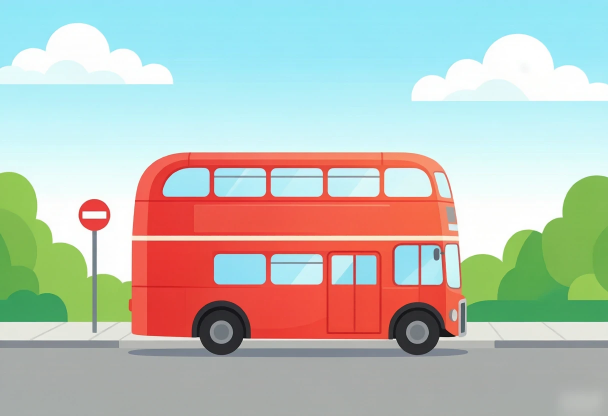
#> input picture books/bus/assets/01_parts_c.webp, 1216 x 832 px, found by its file name (shown at 1/2 size)
$ python gen_schoolbus_overlays.py
#> lines starting #> are read from the running program, lines starting #| are printed output that depends on the picture
#!/usr/bin/env python3
# -*- coding: utf-8 -*-
"""Generate books/schoolbus/overlays.js with ADAPTIVE-BUBBLE hotspot data.
For each hotspot we sample the illustration behind it (PIL) and compute the
relative luminance, then set bg:'light' (bright bg -> dark navy bubble) or
bg:'dark' (dark bg -> light cream bubble). Deterministic, no runtime CORS.
"""
import os
from PIL import Image

ROOT = "C:/Users/Administrator/WorkBuddy/cesar_agent_fold/kids-books"
BOOK = "schoolbus"
ASSETS = os.path.join(ROOT, "books", BOOK, "assets")
OUT = os.path.join(ROOT, "books", BOOK, "overlays.js")

# key -> illustration filename
IMG = {
    'sb_parts':    '01_parts_c.webp',
    'sb_driver':   '02_driver_c.webp',
    'sb_inside':   '03_inside_c.webp',
    'sb_wheels':   '04_wheels_c.webp',
    'sb_stopsign': '05_stopsign_c.webp',
    'sb_doors':    '06_doors_c.webp',
    'sb_aide':     '07_aide_c.webp',
    'sb_road':     '08_road_c.webp',
    'sb_arrive':   '09_arrive_c.webp',
    'sb_vocab':    '10_vocab_c.webp',
}

# hotspot data per page. px,py = IMAGE pixel coords (1216x832).
# Coordinates were visually calibrated against the generated illustrations.
HOT = {
    'sb_parts': [
        dict(px=600, py=420, name='Windows', nameZh='车窗',
             fact='where we look out', factZh='看风景的窗',
             line="Look out through me — what do you see?", lineZh='透过我看——你看到了什么？', lineKey='sb_parts_0'),
        dict(px=230, py=520, name='Friendly face', nameZh='车头笑脸',
             fact='the front with lights and window', factZh='有灯和窗的车头',
             line="Beep beep! I'm the friendly front of the bus.", lineZh='嘀嘀！我是巴士友好的车头。', lineKey='sb_parts_1'),
        dict(px=350, py=680, name='Wheels', nameZh='车轮',
             fact='the tires that roll the bus', factZh='让巴士滚动的轮胎',
             line="We roll and roll to move the bus!", lineZh='我们滚滚滚，带着巴士走！', lineKey='sb_parts_2'),
        dict(px=420, py=520, name='Stop sign', nameZh='停车牌',
             fact='swings out to stop cars', factZh='伸出去让车停下',
             line="When I pop out, cars must wait!", lineZh='我一伸出来，车车都要等！', lineKey='sb_parts_3'),
    ],
    'sb_driver': [
        dict(px=820, py=470, name='Driver', nameZh='司机',
             fact='the person who drives', factZh='开车的人',
             line="I keep everyone safe on the road.", lineZh='我保证大家在路上都安全。', lineKey='sb_driver_0'),
        dict(px=620, py=590, name='Steering wheel', nameZh='方向盘',
             fact='turns the bus', factZh='转动巴士',
             line="Turn me to steer the bus!", lineZh='转我，巴士就转弯！', lineKey='sb_driver_1'),
        dict(px=420, py=260, name='Windshield', nameZh='挡风玻璃',
             fact='the big front window', factZh='前面的大窗',
             line="I show the driver the road ahead.", lineZh='我让司机看到前面的路。', lineKey='sb_driver_2'),
        dict(px=520, py=620, name='Dashboard', nameZh='仪表盘',
             fact='dials that show speed', factZh='显示速度的仪表',
             line="My dials show how fast we go.", lineZh='我的仪表显示开多快。', lineKey='sb_driver_3'),
    ],
    'sb_inside': [
        dict(px=650, py=520, name='Seats', nameZh='座位',
             fact='cozy seats in rows', factZh='一排排舒服的座位',
             line="Sit here with your friends!", lineZh='和好朋友坐在这里吧！', lineKey='sb_inside_0'),
        dict(px=590, py=760, name='Aisle', nameZh='走道',
             fact='the walkway in the middle', factZh='中间的走道',
             line="Walk down me to your seat.", lineZh='沿着我走到你的座位。', lineKey='sb_inside_1'),
        dict(px=950, py=420, name='Window', nameZh='车窗',
             fact='where we look out', factZh='看外面的窗',
             line="Look outside with me!", lineZh='和我一起看外面！', lineKey='sb_inside_2'),
        dict(px=540, py=500, name='Friend', nameZh='小伙伴',
             fact='a happy child on board', factZh='车上的开心小朋友',
             line="Hi! I'm riding to school!", lineZh='嗨！我正坐车去幼儿园！', lineKey='sb_inside_3'),
    ],
    'sb_wheels': [
        dict(px=400, py=470, name='Tire', nameZh='轮胎',
             fact='thick rubber that grips road', factZh='抓路面的厚橡胶',
             line="My rubber grips the road tightly!", lineZh='我的橡胶紧紧抓着路面！', lineKey='sb_wheels_0'),
        dict(px=500, py=480, name='Hubcap', nameZh='轮毂',
             fact='shiny metal center', factZh='亮亮的金属中心',
             line="I spin round and round!", lineZh='我转呀转！', lineKey='sb_wheels_1'),
        dict(px=290, py=440, name='Treads', nameZh='胎纹',
             fact='grooves that stop slipping', factZh='防滑的凹槽',
             line="My grooves help the bus not slip.", lineZh='我的花纹让巴士不打滑。', lineKey='sb_wheels_2'),
        dict(px=620, py=780, name='Road', nameZh='马路',
             fact='the street the bus drives on', factZh='巴士行驶的马路',
             line="Smooth and strong — that's me!", lineZh='又平又结实——就是我！', lineKey='sb_wheels_3'),
    ],
    'sb_stopsign': [
        dict(px=430, py=530, name='Stop sign', nameZh='停车牌',
             fact='red sign that stops cars', factZh='让车停下的红牌',
             line="Stop! Wait for the children!", lineZh='停！等小朋友们先过！', lineKey='sb_stopsign_0'),
        dict(px=450, py=230, name='Flashing light', nameZh='警示灯',
             fact='yellow light that warns', factZh='提醒的黄色灯',
             line="Blink blink! Cars, please wait!", lineZh='眨呀眨！车车请等一下！', lineKey='sb_stopsign_1'),
        dict(px=1050, py=620, name='Car', nameZh='小汽车',
             fact='waits behind the bus', factZh='在巴士后面等',
             line="I wait for the bus to finish.", lineZh='我等着巴士先走完。', lineKey='sb_stopsign_2'),
        dict(px=650, py=500, name='Bus', nameZh='巴士',
             fact='our safe yellow friend', factZh='安全的黄色朋友',
             line="Hop on when it's safe!", lineZh='安全的时候上来吧！', lineKey='sb_stopsign_3'),
    ],
    'sb_doors': [
        dict(px=500, py=500, name='Door', nameZh='车门',
             fact='opens to let children off', factZh='打开让小朋友下车',
             line="Open sesame — step down!", lineZh='开门啦——下台阶！', lineKey='sb_doors_0'),
        dict(px=560, py=650, name='Child', nameZh='小朋友',
             fact='hops down the steps', factZh='跳下台阶的孩子',
             line="Bye bye, driver! See you!", lineZh='拜拜司机！明天见！', lineKey='sb_doors_1'),
        dict(px=300, py=380, name='Driver', nameZh='司机',
             fact='waves from the cab', factZh='在驾驶室挥手',
             line="Have a great day at school!", lineZh='在幼儿园玩得开心！', lineKey='sb_doors_2'),
        dict(px=850, py=300, name='Kindergarten', nameZh='幼儿园',
             fact='the school we go to', factZh='我们要去的幼儿园',
             line="Welcome to our kindergarten!", lineZh='欢迎来到我们的幼儿园！', lineKey='sb_doors_3'),
    ],
    'sb_aide': [
        dict(px=450, py=520, name='Bus aide', nameZh='随车老师',
             fact='helps the children', factZh='照顾小朋友',
             line="I help every child feel safe!", lineZh='我让每个小朋友都安心！', lineKey='sb_aide_0'),
        dict(px=620, py=560, name='Child', nameZh='小朋友',
             fact='gets help with the belt', factZh='被帮忙系安全带',
             line="Thank you for helping me!", lineZh='谢谢你帮我！', lineKey='sb_aide_1'),
        dict(px=650, py=560, name='Seat', nameZh='座位',
             fact='where the child sits', factZh='小朋友坐的位子',
             line="Sit down and buckle up!", lineZh='坐下，系好安全带！', lineKey='sb_aide_2'),
        dict(px=950, py=420, name='Window', nameZh='车窗',
             fact='sunny view outside', factZh='外面阳光的风景',
             line="Look — the sun is shining!", lineZh='看——太阳出来啦！', lineKey='sb_aide_3'),
    ],
    'sb_road': [
        dict(px=1080, py=300, name='Traffic light', nameZh='红绿灯',
             fact='red means stop, green go', factZh='红灯停绿灯行',
             line="Red means stop, green means go!", lineZh='红灯停，绿灯行！', lineKey='sb_road_0'),
        dict(px=1050, py=680, name='Car', nameZh='小汽车',
             fact='shares the road', factZh='一起走的小汽车',
             line="Vroom — sharing the road!", lineZh='呜——一起走！', lineKey='sb_road_1'),
        dict(px=700, py=770, name='Crosswalk', nameZh='斑马线',
             fact='where people cross', factZh='行人过马路的地方',
             line="Walk here, nice and slow.", lineZh='在这里慢慢走。', lineKey='sb_road_2'),
        dict(px=850, py=500, name='Bus', nameZh='巴士',
             fact='our yellow friend', factZh='我们的黄色朋友',
             line="We follow the rules, too!", lineZh='我们也守规矩！', lineKey='sb_road_3'),
    ],
    'sb_arrive': [
        dict(px=350, py=500, name='Bus', nameZh='巴士',
             fact='arrived at school', factZh='到学校的巴士',
             line="We made it — safe and sound!", lineZh='我们到啦——平平安安！', lineKey='sb_arrive_0'),
        dict(px=120, py=520, name='Slide', nameZh='滑梯',
             fact='fun to slide down', factZh='滑下来很好玩',
             line="Wheee! Down the slide I go!", lineZh='哇——从滑梯滑下来！', lineKey='sb_arrive_1'),
        dict(px=1050, py=450, name='Swing', nameZh='秋千',
             fact='swing up high', factZh='荡得高高的',
             line="Swing up to the sky!", lineZh='荡到天上去！', lineKey='sb_arrive_2'),
        dict(px=700, py=720, name='Friend', nameZh='小伙伴',
             fact='runs to play', factZh='跑着去玩',
             line="Yay! Time to play!", lineZh='耶！玩的时间到！', lineKey='sb_arrive_3'),
    ],
    'sb_vocab': [
        dict(px=500, py=450, name='School bus', nameZh='校车',
             fact='a yellow bus for kids', factZh='接送孩子的黄巴士',
             line="I'm the star of the show!", lineZh='我是今天的主角！', lineKey='sb_vocab_0'),
        dict(px=130, py=480, name='Tire', nameZh='轮胎',
             fact='the rubber wheel', factZh='橡胶车轮',
             line="I roll the bus along!", lineZh='我带着巴士跑！', lineKey='sb_vocab_1'),
        dict(px=240, py=180, name='Window', nameZh='车窗',
             fact='look out', factZh='看外面',
             line="Peek through me!", lineZh='透过我看！', lineKey='sb_vocab_2'),
        dict(px=740, py=190, name='Seat', nameZh='座位',
             fact='where kids sit', factZh='孩子坐的地方',
             line="Have a seat!", lineZh='坐下来吧！', lineKey='sb_vocab_3'),
        dict(px=230, py=760, name='Steering wheel', nameZh='方向盘',
             fact='turns the bus', factZh='让巴士转弯',
             line="I steer the way!", lineZh='我掌舵！', lineKey='sb_vocab_4'),
        dict(px=870, py=530, name='Stop sign', nameZh='停车牌',
             fact='stops the cars', factZh='让车停下',
             line="Cars wait for me!", lineZh='车车等我！', lineKey='sb_vocab_5'),
        dict(px=750, py=510, name='Flashing light', nameZh='警示灯',
             fact='warns drivers', factZh='提醒司机',
             line="Blink blink, be careful!", lineZh='眨呀眨，小心点！', lineKey='sb_vocab_6'),
        dict(px=750, py=780, name='Bus aide', nameZh='随车老师',
             fact='helps kids', factZh='照顾孩子',
             line="I keep kids safe!", lineZh='我保护孩子！', lineKey='sb_vocab_7'),
    ],
}


def rel_luminance(px, py, img):
    """Sample a patch around (px,py) and return relative luminance 0..1."""
    W, H = img.size
    x0 = max(0, px - 25); x1 = min(W, px + 25)
    y0 = max(0, py - 25); y1 = min(H, py + 25)
    crop = img.crop((x0, y0, x1, y1)).convert('RGB')
    data = list(crop.getdata())
    n = len(data) or 1
    r = sum(p[0] for p in data) / n
    g = sum(p[1] for p in data) / n
    b = sum(p[2] for p in data) / n
    return (0.2126 * r + 0.7152 * g + 0.0722 * b) / 255.0


# compute bg for every hotspot
for key, lst in HOT.items():
    img = Image.open(os.path.join(ASSETS, IMG[key])).convert('RGB')
#> img is the input picture: PIL image 1216x832 RGB; mean R, G, B 186, 192.4, 183.2
    for h in lst:
        L = rel_luminance(h['px'], h['py'], img)
        h['bg'] = 'light' if L > 0.5 else 'dark'
        print(f"  {key} {h['lineKey']:14s} px({h['px']:4d},{h['py']:4d}) L={L:.2f} -> {h['bg']}")
#> this loop made 4 passes
#> (r in rel_luminance, g in rel_luminance, b in rel_luminance, L) on passes 1 to 4: (240.8, 88.24, 71.31, 0.468), (253.9, 254, 254, 0.996), (196.6, 133.7, 131.1, 0.576), (209.6, 99.17, 97.97, 0.481)
#|   sb_parts sb_parts_0     px( 600, 420) L=0.47 -> dark
#|   sb_parts sb_parts_1     px( 230, 520) L=1.00 -> light
#|   sb_parts sb_parts_2     px( 350, 680) L=0.58 -> light
#|   sb_parts sb_parts_3     px( 420, 520) L=0.48 -> dark
#> pass 1, in rel_luminance, `crop = img.crop((x0, y0, x1, y1)).convert('RGB')`:
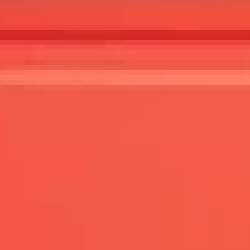
#> crop: PIL image 50x50 RGB (shown 5 times larger); mean R, G, B 240.8, 88.2, 71.3
#> pass 3, in rel_luminance (call 3), `crop = img.crop((x0, y0, x1, y1)).convert('RGB')`:
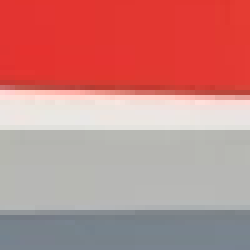
#> crop: PIL image 50x50 RGB (shown 5 times larger); mean R, G, B 196.6, 133.7, 131.1
#> (the run stopped early here; a loop or call above may not have finished)
